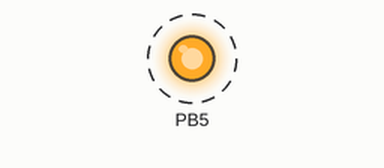
Bench run of a program on a simulated ATmega328P, built with avr-gcc and emulated at 16 MHz. On the bench: output pins drawn as LEDs (lit = HIGH). Dashed ring = blinking.

Above: at 0.2 s.
Timing chart, 0 to 3.0 s (numbered marks = the images above):
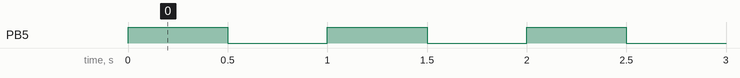

The program:

BlinkAtmelStudio.c
```c
/*
 * BlinkAtmelStudio.c
 *
 * Created: 01/10/2020 14:47:11
 *  Author: Eduardo
 *
 *	Description:
 *		Este programa tem a função de apresentar o Atmel Studio, simplesmente piscando um led.
 *
 *	Results:
 *		Na simulação, feita do Proteus, o programa funcionou como esperado.
 *
 */

// Freuquência
#define F_CPU 16000000

// Inclusão de bibliotecas
#include <avr/io.h>
#include <util/delay.h>

// Método de trabalhar com os ports
//
// registrador = registrador OR flag(1) [ligando um determinado bit]
// registrador = registrador AND (not flag(1)) [ desligando um determinado bit]

// Macros
#define set_bit(reg,bit)	(reg |= (1<<bit))				// Cria macro para configurar ou setar um pino
#define clear_bit(reg,bit)	(reg &= ~(1<<bit))				// Cria macro para configurar ou limpar um pino

int main(void)
{
	set_bit(DDRB,PORTB5);									// Configura pino5, do portb, como saída. Aqui 1 = saída e o = entrada

    while(1)
    {

		set_bit(PORTB,PORTB5);
		_delay_ms(500);
		clear_bit(PORTB,PORTB5);
		_delay_ms(500);

    }
}

/*
		O método de trabalhar com as IOS dos microcontrolados Atmel é uma sugestão do datasheet. Este método faz uma operação lógica
	entre o registrador que se quer configurar e o nível lógico 1 rotacionado x vezes para esquerda, sendo o número x o valor do pino
	que se quer configurar. Assim, se o pino que se quer configurar é o pino 5, como no exemplo, a configuração para fazer desse pino
	uma saída é:

		registrador = registrador OR (1<<pin)
		DDRB = DDRB | (1<<5)
		DDRB |= (1<<5)
		Que significa a operação:

		0000 0000	DDRB
			OR
		0001 0000	(1<<5)
	   -----------
	    0001 0000

		Para limpar um bit, a operação é análoga, mas com lógica AND e ~(1<<pin). Exemplo:

		registrador = registrador AND ~(1<<pin)
		DDRB = DDRB & ~(1<<5)
		DDRB &= ~(1<<5)
		DDRB &= (0>>-5)
		Que significa a operação:

		1111 1111	DDRB
		OR
		0001 0000	(0>>-5)
		-----------
		1111 1101
*/
```

Measured:
- by itself, PB5: alternates HIGH for 0.50 s and LOW for 0.50 s
